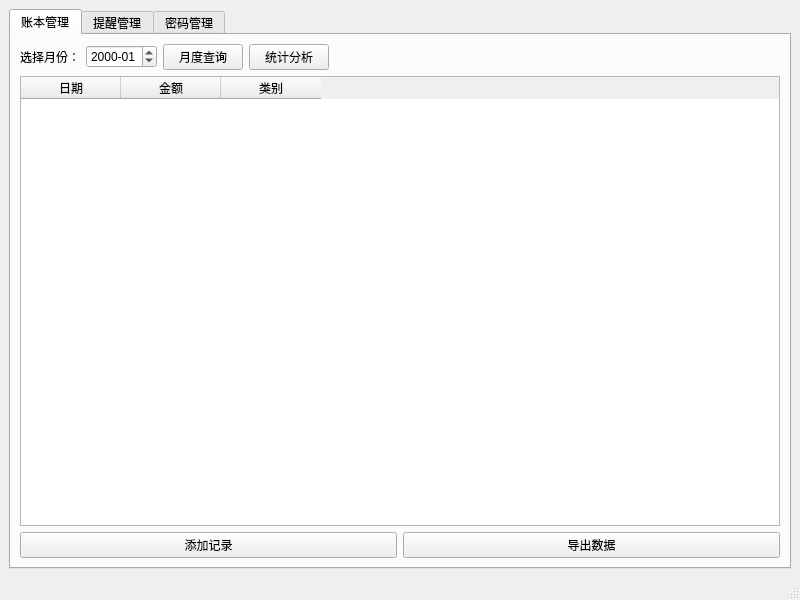
<?xml version="1.0" encoding="UTF-8"?>
<ui version="4.0">
    <class>MainWindow</class>
    <widget class="QMainWindow" name="MainWindow">
        <property name="geometry">
            <rect>
                <x>0</x>
                <y>0</y>
                <width>800</width>
                <height>600</height>
            </rect>
        </property>
        <property name="windowTitle">
            <string>多功能管理系统</string>
        </property>
        <widget class="QWidget" name="centralwidget">
            <layout class="QVBoxLayout" name="verticalLayout">
                <item>
                    <widget class="QTabWidget" name="tabWidget">
                        <!-- 财务标签页 -->
                        <widget class="QWidget" name="financeTab">
                            <attribute name="title">
                                <string>账本管理</string>
                            </attribute>
                            <layout class="QVBoxLayout" name="financeLayout">
                                <item>
                                    <layout class="QHBoxLayout" name="financeToolLayout">
                                        <item>
                                            <widget class="QLabel" name="label_yearMonth">
                                                <property name="text">
                                                    <string>选择月份：</string>
                                                </property>
                                            </widget>
                                        </item>
                                        <item>
                                            <widget class="QDateEdit" name="yearMonthEdit">
                                                <property name="displayFormat">
                                                    <string>yyyy-MM</string>
                                                </property>
                                            </widget>
                                        </item>
                                        <item>
                                            <widget class="QPushButton" name="queryMonthBtn">
                                                <property name="text">
                                                    <string>月度查询</string>
                                                </property>
                                            </widget>
                                        </item>
                                        <item>
                                            <widget class="QPushButton" name="showStatisticsBtn">
                                                <property name="text">
                                                    <string>统计分析</string>
                                                </property>
                                            </widget>
                                        </item>
                                        <item>
                                            <spacer name="horizontalSpacer">
                                                <property name="orientation">
                                                    <enum>Qt::Horizontal</enum>
                                                </property>
                                                <property name="sizeHint" stdset="0">
                                                    <size>
                                                        <width>40</width>
                                                        <height>20</height>
                                                    </size>
                                                </property>
                                            </spacer>
                                        </item>
                                    </layout>
                                </item>
                <item>
                    <widget class="QTableWidget" name="financeTable">
                        <property name="columnCount">
                            <number>3</number>
                        </property>
                        <column>
                            <property name="text">
                                <string>日期</string>
                            </property>
                        </column>
                        <column>
                            <property name="text">
                                <string>金额</string>
                            </property>
                        </column>
                        <column>
                            <property name="text">
                                <string>类别</string>
                            </property>
                        </column>
                    </widget>
                </item>
                                <item>
                                    <layout class="QHBoxLayout" name="financeButtonLayout">
                <item>
                    <widget class="QPushButton" name="addFinanceBtn">
                        <property name="text">
                                                    <string>添加记录</string>
                                                </property>
                                            </widget>
                                        </item>
                                        <item>
                                            <widget class="QPushButton" name="exportFinanceBtn">
                                                <property name="text">
                                                    <string>导出数据</string>
                                                </property>
                                            </widget>
                                        </item>
                                    </layout>
                                </item>
                            </layout>
                        </widget>
                        <!-- 提醒标签页 -->
                        <widget class="QWidget" name="reminderTab">
                            <attribute name="title">
                                <string>提醒管理</string>
                            </attribute>
                            <layout class="QVBoxLayout" name="reminderLayout">
                                <item>
                                    <layout class="QHBoxLayout" name="reminderToolLayout">
                                        <item>
                                            <widget class="QLabel" name="label_date">
                                                <property name="text">
                                                    <string>选择日期：</string>
                                                </property>
                                            </widget>
                                        </item>
                                        <item>
                                            <widget class="QDateEdit" name="reminderDateEdit">
                                                <property name="calendarPopup">
                                                    <bool>true</bool>
                                                </property>
                                                <property name="displayFormat">
                                                    <string>yyyy-MM-dd</string>
                                                </property>
                                            </widget>
                                        </item>
                                        <item>
                                            <widget class="QPushButton" name="queryDateBtn">
                                                <property name="text">
                                                    <string>按日期查询</string>
                                                </property>
                                            </widget>
                                        </item>
                                        <item>
                                            <spacer name="horizontalSpacer_2">
                                                <property name="orientation">
                                                    <enum>Qt::Horizontal</enum>
                                                </property>
                                                <property name="sizeHint" stdset="0">
                                                    <size>
                                                        <width>40</width>
                                                        <height>20</height>
                                                    </size>
                                                </property>
                                            </spacer>
                                        </item>
                                    </layout>
                                </item>
                                <item>
                                    <widget class="QTableWidget" name="reminderTable">
                                        <property name="columnCount">
                                            <number>4</number>
                                        </property>
                                        <column>
                                            <property name="text">
                                                <string>日期</string>
                                            </property>
                                        </column>
                                        <column>
                                            <property name="text">
                                                <string>时间</string>
                                            </property>
                                        </column>
                                        <column>
                                            <property name="text">
                                                <string>内容</string>
                                            </property>
                                        </column>
                                        <column>
                                            <property name="text">
                                                <string>优先级</string>
                                            </property>
                                        </column>
                                    </widget>
                                </item>
                                <item>
                                    <layout class="QHBoxLayout" name="reminderButtonLayout">
                                        <item>
                                            <widget class="QPushButton" name="addReminderBtn">
                                                <property name="text">
                                                    <string>添加提醒</string>
                                                </property>
                                            </widget>
                                        </item>
                                        <item>
                                            <widget class="QPushButton" name="sortByTimeBtn">
                                                <property name="text">
                                                    <string>按时间排序</string>
                                                </property>
                                            </widget>
                                        </item>
                                        <item>
                                            <widget class="QPushButton" name="sortByPriorityBtn">
                                                <property name="text">
                                                    <string>按优先级排序</string>
                                                </property>
                                            </widget>
                                        </item>
                                        <item>
                                            <widget class="QPushButton" name="clearExpiredBtn">
                                                <property name="text">
                                                    <string>清理过期</string>
                                                </property>
                                            </widget>
                                        </item>
                                        <item>
                                            <widget class="QPushButton" name="deleteReminderBtn">
                                                <property name="text">
                                                    <string>删除提醒</string>
                                                </property>
                                            </widget>
                                        </item>
                                    </layout>
                                </item>
                            </layout>
                        </widget>
                        <!-- 密码标签页 -->
                        <widget class="QWidget" name="passwordTab">
                            <attribute name="title">
                                <string>密码管理</string>
                            </attribute>
                            <layout class="QVBoxLayout" name="passwordLayout">
                                <item>
                                    <layout class="QHBoxLayout" name="passwordToolLayout">
                                        <item>
                                            <widget class="QLabel" name="label_search">
                                                <property name="text">
                                                    <string>搜索：</string>
                                                </property>
                                            </widget>
                                        </item>
                                        <item>
                                            <widget class="QLineEdit" name="searchEdit">
                                                <property name="placeholderText">
                                                    <string>输入网站名称搜索</string>
                                                </property>
                                            </widget>
                                        </item>
                                        <item>
                                            <widget class="QPushButton" name="searchBtn">
                                                <property name="text">
                                                    <string>搜索</string>
                                                </property>
                                            </widget>
                                        </item>
                                        <item>
                                            <spacer name="horizontalSpacer_3">
                                                <property name="orientation">
                                                    <enum>Qt::Horizontal</enum>
                                                </property>
                                                <property name="sizeHint" stdset="0">
                                                    <size>
                                                        <width>40</width>
                                                        <height>20</height>
                                                    </size>
                                                </property>
                                            </spacer>
                                        </item>
                                    </layout>
                                </item>
                                <item>
                                    <widget class="QTableWidget" name="passwordTable">
                                        <property name="columnCount">
                                            <number>3</number>
                                        </property>
                                        <column>
                                            <property name="text">
                                                <string>网站</string>
                                            </property>
                                        </column>
                                        <column>
                                            <property name="text">
                                                <string>用户名</string>
                                            </property>
                                        </column>
                                        <column>
                                            <property name="text">
                                                <string>密码</string>
                                            </property>
                                        </column>
                                    </widget>
                                </item>
                                <item>
                                    <layout class="QHBoxLayout" name="passwordButtonLayout">
                                        <item>
                                            <widget class="QPushButton" name="addPasswordBtn">
                                                <property name="text">
                                                    <string>添加密码</string>
                                                </property>
                                            </widget>
                                        </item>
                                        <item>
                                            <widget class="QPushButton" name="showPasswordBtn">
                                                <property name="text">
                                                    <string>显示密码</string>
                                                </property>
                                            </widget>
                                        </item>
                                        <item>
                                            <widget class="QPushButton" name="changePasswordBtn">
                                                <property name="text">
                                                    <string>修改密码</string>
                        </property>
                                            </widget>
                                        </item>
                                    </layout>
                                </item>
                            </layout>
                        </widget>
                    </widget>
                </item>
            </layout>
        </widget>
        <widget class="QMenuBar" name="menubar">
            <property name="geometry">
                <rect>
                    <x>0</x>
                    <y>0</y>
                    <width>800</width>
                    <height>22</height>
                </rect>
            </property>
        </widget>
        <widget class="QStatusBar" name="statusbar"/>
    </widget>
    <resources/>
    <connections/>
</ui>
